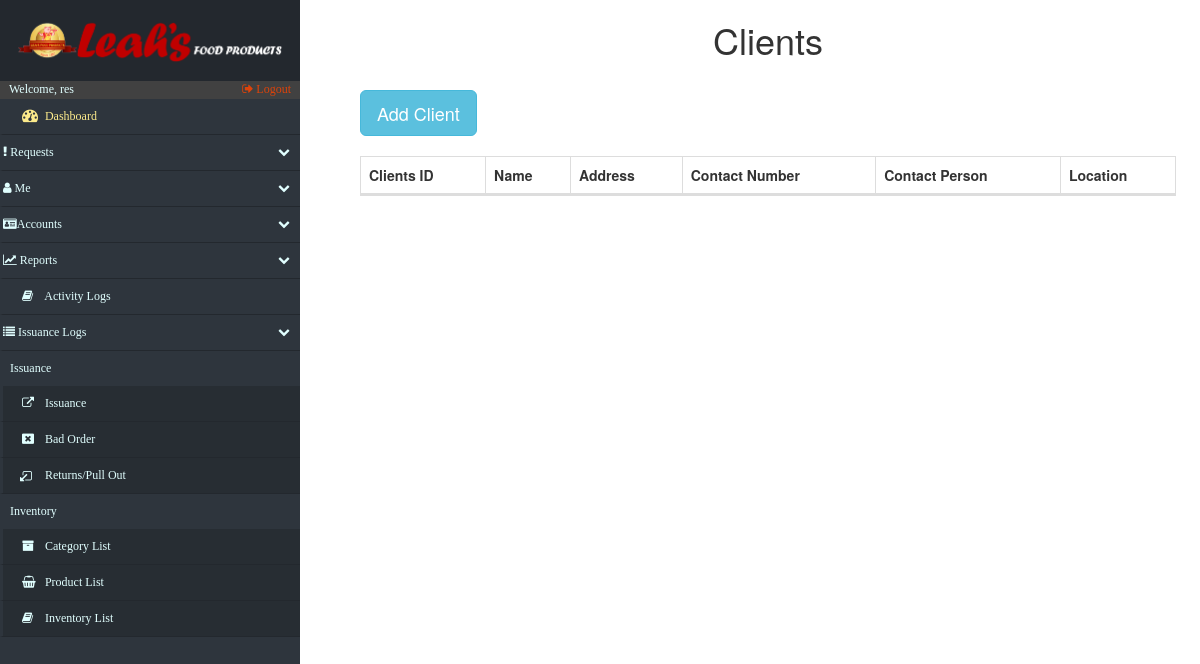
Before: /accounts_Clients.php (signed in) with the older database file.
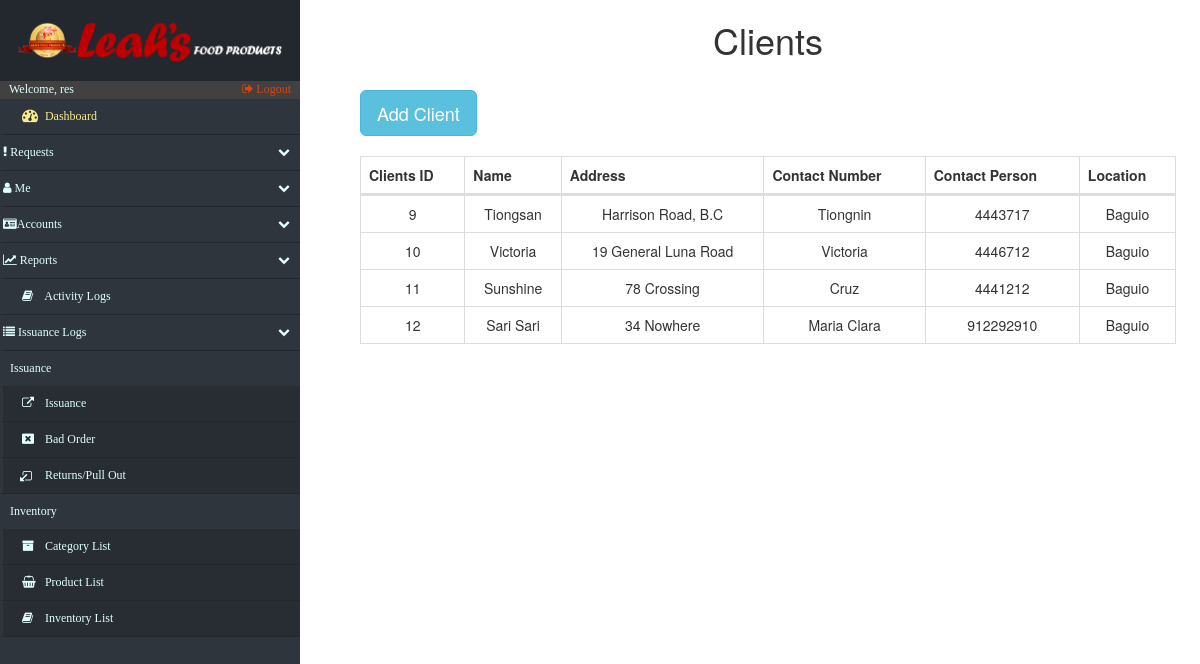
After: the same page with the newer database file.
### tables this page shows
CREATE TABLE `client_contact` (
  `contact_clientid` int(11) NOT NULL,
  `contact_name` varchar(45) DEFAULT NULL,
  `contact_number` int(50) DEFAULT NULL
);

CREATE TABLE `clients` (
  `c_id` int(15) NOT NULL,
  `c_name` varchar(20) NOT NULL,
  `c_address` varchar(20) NOT NULL,
  `c_location` varchar(50) DEFAULT NULL
);

### accounts_Clients.php (the view, shortened to what the changed rows need)
<!DOCTYPE html>
<html lang="en">
<head>
    <?php include('fragments/config.php') ?>
    <link rel="stylesheet" href="https://maxcdn.bootstrapcdn.com/bootstrap/3.3.7/css/bootstrap.min.css">
    <link href="src/css/datatables.css" rel="stylesheet">
    <link href="//maxcdn.bootstrapcdn.com/font-awesome/4.2.0/css/font-awesome.min.css" rel="stylesheet">
    <link href="src/css/sidebar.css" rel="stylesheet">
    <link href="src/css/custom.css" rel="stylesheet">
</head>
<body>
    <div id="page-content-wrapper">
        <div class="containers">
            <table class="table table-striped table-bordered">
                <h1 align="center">Clients</h1>
            </table>
            <?php
							$retrieve = ("SELECT * FROM clients INNER JOIN client_contact ON clients.c_id = client_contact.contact_clientid");
							$results = mysqli_query($db, $retrieve);
						?>
                <div id="mainContainer">
                    <table id="datatables" class="table table-hover table-bordered dataTable" cellspacing="0" width="100%" role="grid" aria-describedby="myTable_info" style="width: 100%;">
                        <thead>
                            <tr>
                                <th>Clients ID</th>
                                <th>Name</th>
                                <th>Address</th>
                                <th>Contact Number</th>
                                <th>Contact Person</th>
                                <th>Location</th>
                            </tr>
                        </thead>
                        <tbody>
                            <?php
							foreach ($results as $data):
						?>
                                <tr>
                                    <td data-title="clientID">
                                        <?php echo $data["c_id"]; ?>
                                    </td>
                                    <td data-title="c_name">
                                        <?php echo $data["c_name"]; ?>
                                    </td>
                                    <td data-title="c_address">
                                        <?php echo $data["c_address"]; ?>
                                    </td>
                                    <td data-title="contact_name">
                                        <?php echo $data["contact_name"]; ?>
                                    </td>
                                    <td data-title="contact_number">
                                        <?php echo $data["contact_number"]; ?>
                                    </td>
                                    <td data-title="c_location">
                                        <?php echo $data["c_location"]; ?>
                                    </td>
                                </tr>
                                <?php
							endforeach;
						?>
                        </tbody>
                    </table>
                </div>
        </div>
    </div>
</body>
</html>

Changed rows visible on the page:
added client_contact: contact_clientid.c_id "9", contact_clientid.c_name "Tiongsan", contact_clientid.c_address "Harrison Road, B.C", contact_name "Tiongnin", contact_number "4443717", contact_clientid.c_location "Baguio"
added client_contact: contact_clientid.c_id "10", contact_clientid.c_name "Victoria", contact_clientid.c_address "19 General Luna Road", contact_name "Victoria", contact_number "4446712", contact_clientid.c_location "Baguio"
added client_contact: contact_clientid.c_id "11", contact_clientid.c_name "Sunshine", contact_clientid.c_address "78 Crossing", contact_name "Cruz", contact_number "4441212", contact_clientid.c_location "Baguio"
added client_contact: contact_clientid.c_id "12", contact_clientid.c_name "Sari Sari", contact_clientid.c_address "34 Nowhere", contact_name "Maria Clara", contact_number "912292910", contact_clientid.c_location "Baguio"
